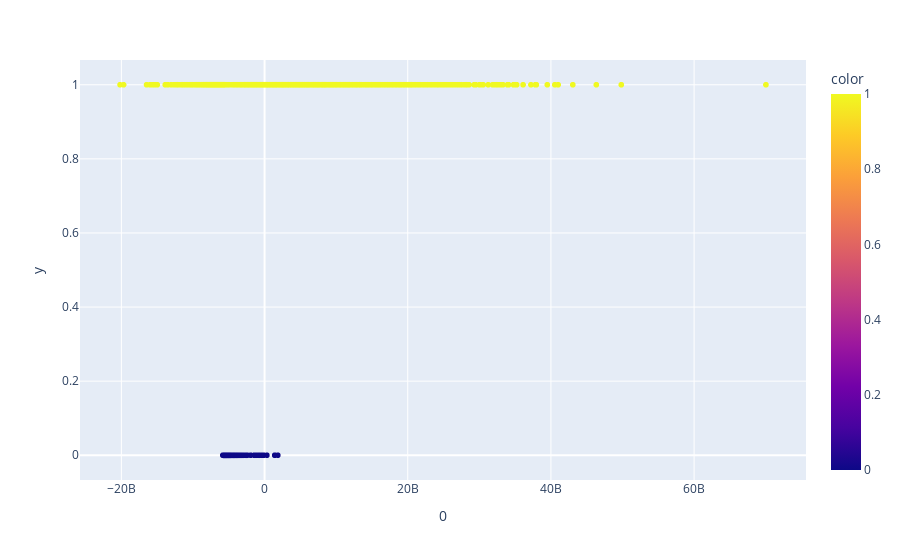

Write notebook code for a chart like this one.
### Code cell
fig = px.scatter(X_kpca_1d, x=0, y=y[0], color=y[0])
fig.show()

### Figure 1 — Plotly figure (JSON) as saved in the notebook; plotly's stock layout.template omitted (floating-point values rounded to 4 significant figures; data arrays with more than 128 entries replaced by an {"elided": "..."} marker saying what was removed)
{"data": [{"hovertemplate": "0=%{x}<br>y=%{y}<br>color=%{marker.color}<extra></extra>", "legendgroup": "", "marker": {"color": {"elided": "3750 int values"}, "coloraxis": "coloraxis", "symbol": "circle"}, "mode": "markers", "name": "", "showlegend": false, "type": "scattergl", "x": {"elided": "3750 float values"}, "xaxis": "x", "y": {"elided": "3750 int values"}, "yaxis": "y"}], "layout": {"coloraxis": {"colorbar": {"title": {"text": "color"}}, "colorscale": [[0, "#0d0887"], [0.1111, "#46039f"], [0.2222, "#7201a8"], [0.3333, "#9c179e"], [0.4444, "#bd3786"], [0.5556, "#d8576b"], [0.6667, "#ed7953"], [0.7778, "#fb9f3a"], [0.8889, "#fdca26"], [1, "#f0f921"]]}, "legend": {"tracegroupgap": 0}, "margin": {"t": 60}, "xaxis": {"anchor": "y", "domain": [0, 1], "title": {"text": "0"}}, "yaxis": {"anchor": "x", "domain": [0, 1], "title": {"text": "y"}}}}
